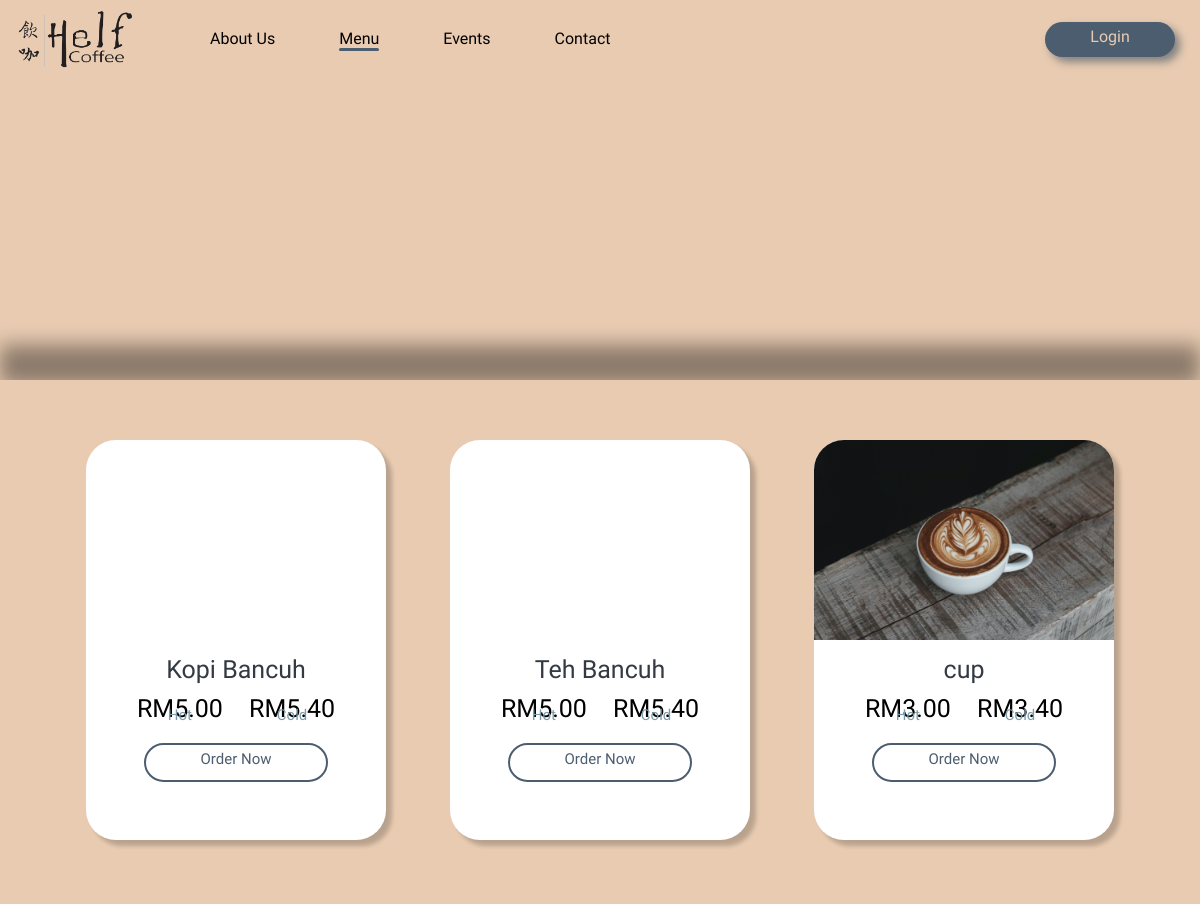
/User/menu_beverages.php, run on an earlier commit of the app's database.
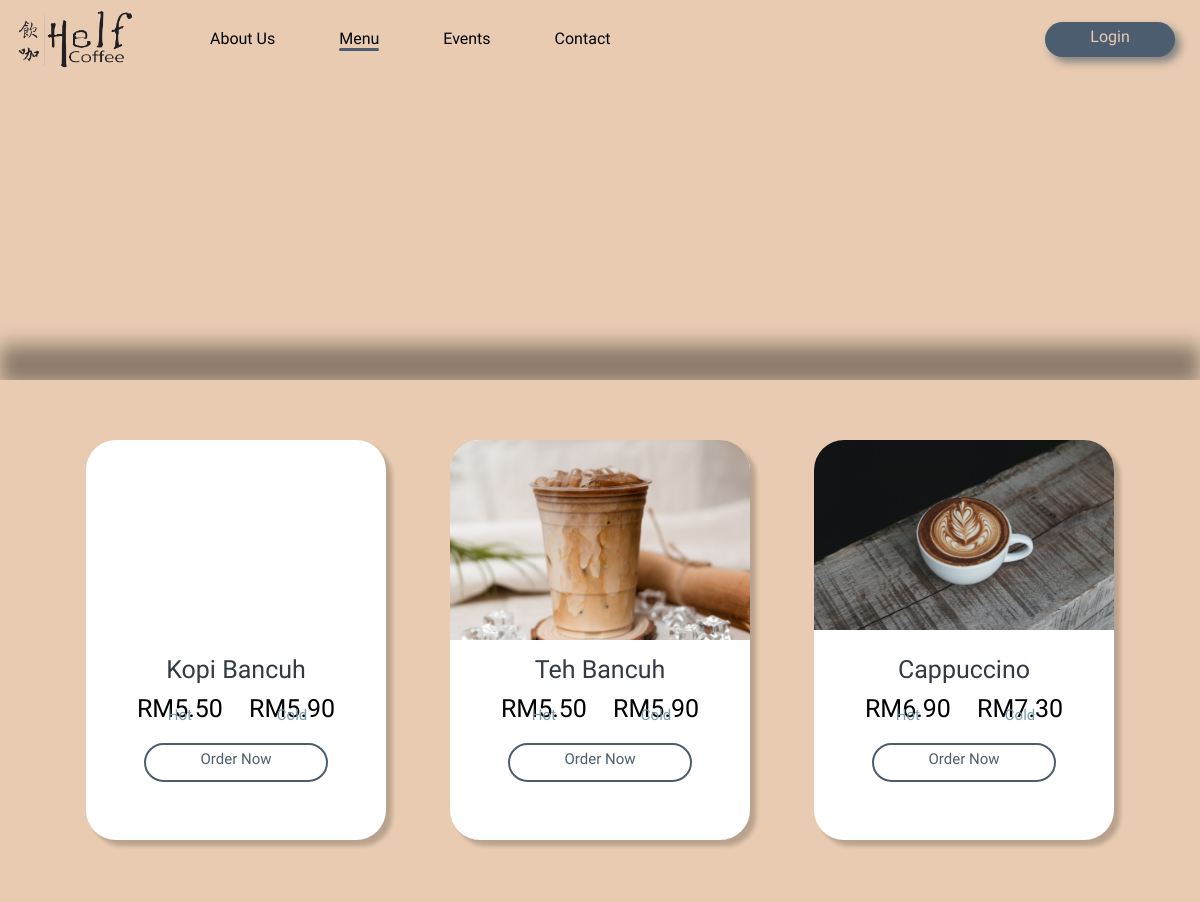
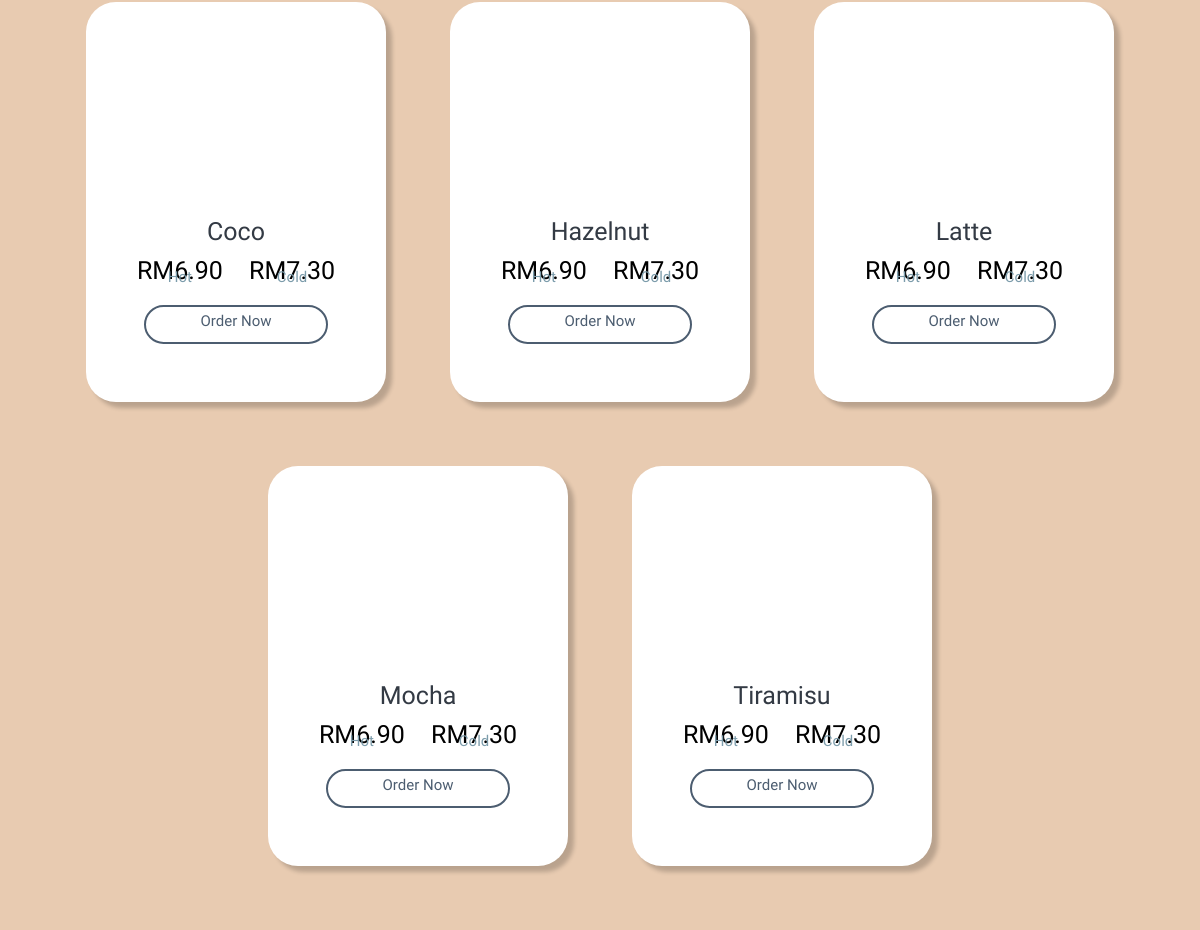
And on a later commit of the database (2 pictures, top to bottom).
### tables this page shows
CREATE TABLE `product` (
  `product_id` int(11) NOT NULL,
  `product_name` text NOT NULL,
  `price` float NOT NULL,
  `product_type` int(100) NOT NULL,
  `product_desc` text NOT NULL,
  `product_quan` int(100) NOT NULL,
  `product_cal` int(100) NOT NULL,
  `best_seller` tinyint(1) NOT NULL,
  `product_img` varchar(100) NOT NULL,
  `pixel` int(10) NOT NULL
);

### User/menu_beverages.php (the view, shortened to what this page needs)
<?php
    include 'dbConnection.php';
 ?>
<!DOCTYPE html>
<html lang="en">
<head>
    <link rel="stylesheet" href="css/menu_style.css">
    <link rel="stylesheet" href="https://cdnjs.cloudflare.com/ajax/libs/font-awesome/4.7.0/css/font-awesome.min.css">
</head>
<body>
    <div class="nav_bar">
        <div class="logo">
            <a href="index.php"><img src="images/helf_coffee_logo.png" alt="Helf Coffee Logo" style="width: 130px" href="index.php"></a>
        </div>
        <?php if(!isset($_SESSION['logged_in'])) : ?>
        <a href="user_login.php" class="login">Login</a>
        <?php endif ?>
        <nav class="pages">
            <ul>
                <li><a href="#">About Us</a></li>
                <li><a class="active" href="menu_best_seller.php">Menu</a></li>
                <li><a href="events.php">Events</a></li>
                <li><a href="contact_us.php">Contact</a></li>
            </ul>
        </nav>
    </div>
    <div class="menu_bar" id="scroll">
        <div class="blur"></div>
        <ul>
        </ul>
    </div>
    <div class="content_container">
    <div class="item_container">
    <?php
        $sql = $conn->query("SELECT * FROM product WHERE product_type = 3 ORDER by product_id");
        if($sql->num_rows > 0 ){
            while($data=$sql->fetch_assoc()){
        $cold = 0.40;
    ?>
        <div class="item">
            <div class="item_pic">
            <?php
                echo  '<img style="bottom: '.$data['pixel'].'px;" src="'.$data['product_img'].'"/>';
            ?>
            </div>
            <div class="description">
                <div class="item_name"><center><?php echo $data['product_name']?></center></div>
                <div class="price">
                    <div class="price">
                        <center>RM<?php echo number_format($data['price'], 2);?></center>
                        <div class="sub_price"><center>Hot</center></div>
                    </div>
                    <div class="price">
                        <center>RM<?php echo number_format($data['price'] +$cold , 2);?></center>
                        <div class="sub_price"><center>Cold</center></div>
                    </div>
                </div>
                <div class="order_btn" onclick="togglePopup_<?php echo $data['product_id']?>()"><center>Order Now</center></div>
            </div>
        </div>
        <?php
           }
        }
        ?>
    </div>
    </div>
</body>
</html>

### User/css/menu_style.css (style rules this page uses)
body { margin: 0; background-color: #E8CBB1; }
.nav_bar { background-color: #E8CBB1; padding: 5px 10px; font-family: 'Marhey', cursive; height: 70px; }
.logo, .pages { display: inline-block; }
.pages { position: absolute; }
.pages ul li { list-style: none; display: inline-block; text-align: center; margin: 0 30px; padding-top: 8px; }
.pages ul li a { position: relative; text-decoration: none; color: black; width: 0; }
.pages ul li a::after { content: ""; display: block; background-color: #4C5D70; height: 3px; width: 0%; border-radius: 20px; position: absolute; left: 50%; }
.pages ul li .active::after { content: ""; display: block; background-color: #4C5D70; height: 3px; width: 100%; border-radius: 20px; position: absolute; left: 0; }
.login { position: relative; float: right; background-color: #4C5D70; color: #E8CBB1; width: 120px; height: 30px; border-radius: 30px; text-align: center; text-decoration: none; margin: 17px 15px; padding: 5px 5px 0; box-shadow: 5px 5px 8px grey; z-index: 1; }
.login::before { content: ""; display: block; position: absolute; top: 0; bottom: 0; right: 0; left: 0; background-color: #E8CBB1; border-radius: 30px; border: 2px solid #4C5D70; z-index: -1; transform: scaleX(0); transition: transform 0.3s ease-in-out; }
.blur { width: 100%; height: 40px; background-color: rgba(0, 0, 0, 0.4); position: absolute; top: 345px; z-index: 1; filter: blur(10px); }
.content_container { width: 100%; background-color: #E8CBB1; padding: 30px 0px; position: absolute; top: 380px; z-index: 2; }
.item_container { width: 100%; margin: auto; text-align: center; }
.item { display: inline-block; width: 300px; height: 400px; border-radius: 30px; overflow: hidden; background-color: white; box-shadow: 6px 6px 4px rgba(0, 0, 0, 0.2); margin: 30px 30px; font-family: 'Marhey', cursive; font-size: 25px; }
.item_pic { width: 300px; height: 200px; overflow: hidden; }
.item img { width: 300px; position: relative; }
.description { width: 300px; height: 200px; margin-top: 15px; }
.item_name { margin: 5px 0 10px; color: #333A44; }
.price { display: inline-block; margin: 0 10px; }
.sub_price { font-size: 15px; position: relative; bottom: 17px; color: #7C9CAB; }
.order_btn { position: relative; background-color: white; color: #4C5D70; border: 2px solid #4C5D70; width: 180px; height: 30px; border-radius: 30px; font-size: 15px; margin: auto; padding-top: 5px; z-index: 1; }
.order_btn::before { content: ""; display: block; width: 180px; height: 35px; position: absolute; bottom: -1px; left: -1px; background-color: #4C5D70; border-radius: 30px; border: 2px solid #4C5D70; transition: transform 0.3s ease-in-out; transform: scaleX(0); z-index: -1; }

What changed in the data, as far as the page shows it:
no longer on this page (row edited): product: product_img (picture), product_name "cup", price "3.00", $data['price'] +$cold "3.40"
changed product "Kopi Bancuh": price "5.00" → "5.50"; $data['price'] +$cold "5.40" → "5.90"
changed product "Teh Bancuh": product_img: picture added; price "5.00" → "5.50"; $data['price'] +$cold "5.40" → "5.90"
added product: product_img (picture), product_name "Cappuccino", price "6.90", $data['price'] +$cold "7.30"
added product: product_name "Coco", price "6.90", $data['price'] +$cold "7.30"
added product: product_name "Hazelnut", price "6.90", $data['price'] +$cold "7.30"
added product: product_name "Latte", price "6.90", $data['price'] +$cold "7.30"
added product: product_name "Mocha", price "6.90", $data['price'] +$cold "7.30"
added product: product_name "Tiramisu", price "6.90", $data['price'] +$cold "7.30"
